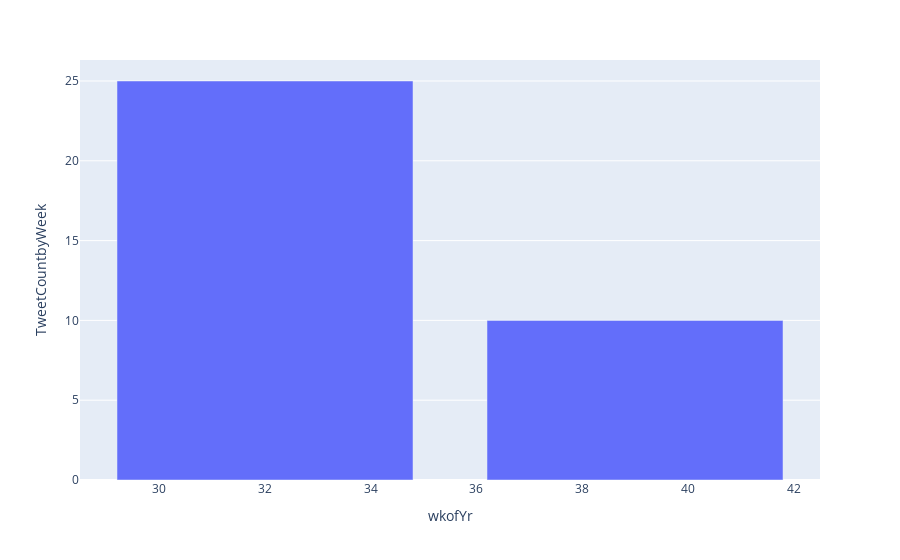

Notebook code cell kept with this figure:
### Code cell
tempdf = ps.DataFrame(dfWeek)

tempdf.plot(kind='bar', x='wkofYr', y='TweetCountbyWeek')

### Figure 1 — Plotly figure (JSON) as saved in the notebook; plotly's stock layout.template omitted (floating-point values rounded to 4 significant figures)
{"data": [{"alignmentgroup": "True", "hovertemplate": "wkofYr=%{x}<br>TweetCountbyWeek=%{y}<extra></extra>", "legendgroup": "", "marker": {"color": "#636efa", "pattern": {"shape": ""}}, "name": "", "offsetgroup": "", "orientation": "v", "showlegend": false, "textposition": "auto", "type": "bar", "x": [32, 39], "xaxis": "x", "y": [25, 10], "yaxis": "y"}], "layout": {"barmode": "relative", "legend": {"tracegroupgap": 0}, "margin": {"t": 60}, "xaxis": {"anchor": "y", "domain": [0, 1], "title": {"text": "wkofYr"}}, "yaxis": {"anchor": "x", "domain": [0, 1], "title": {"text": "TweetCountbyWeek"}}}}
